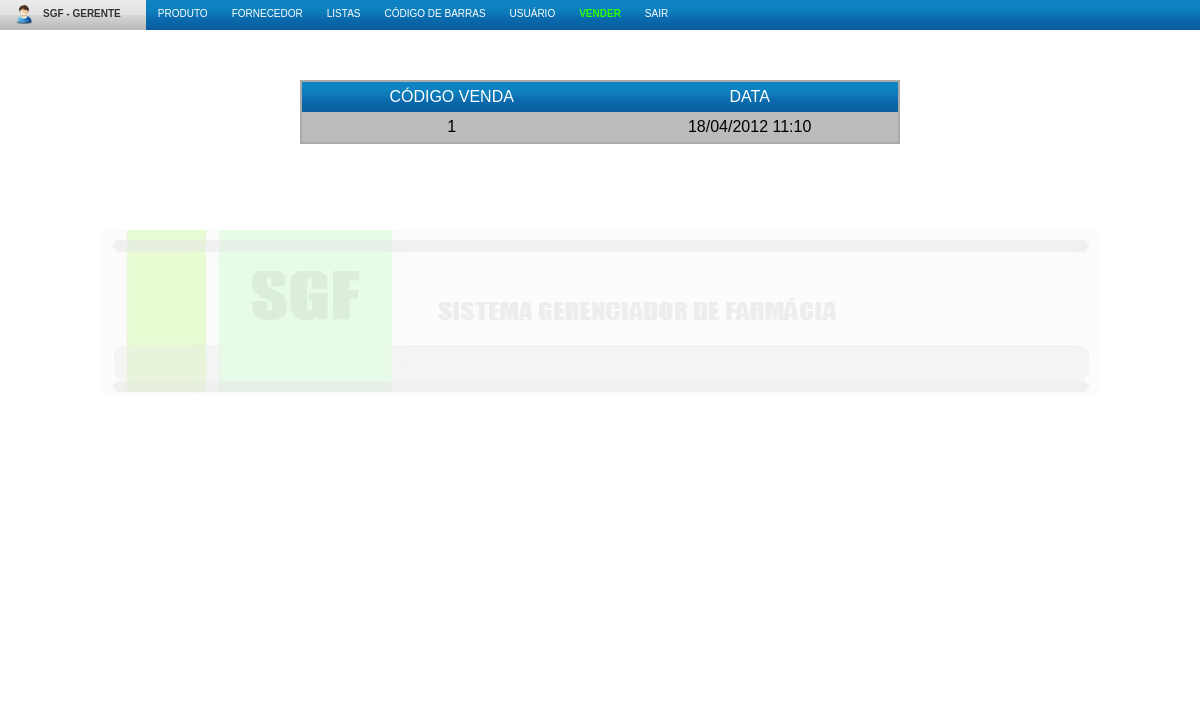
Page /main/listarVendas.php (signed in) on the earlier database version.
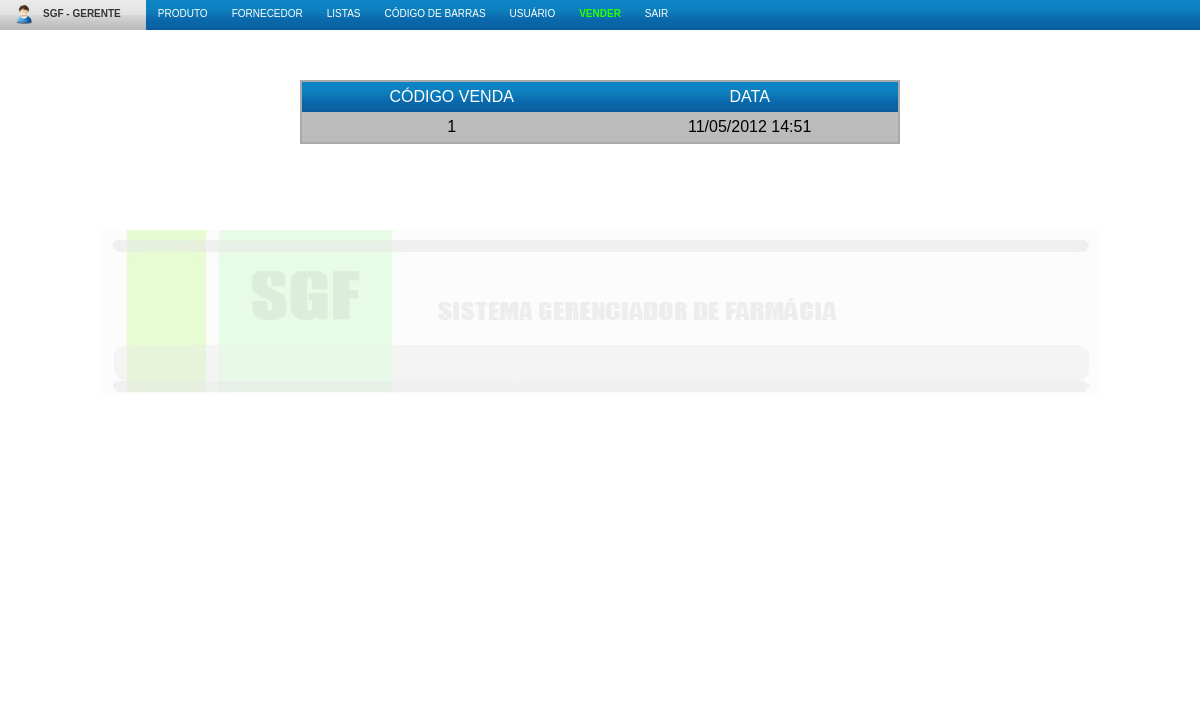
Same page on the later database version.
### tables this page shows
CREATE TABLE IF NOT EXISTS `venda` (
  `idVenda` int(11) NOT NULL AUTO_INCREMENT,
  `codVenda` int(11) NOT NULL,
  `idProduto` int(11) NOT NULL,
  `qtd` int(11) NOT NULL,
  `total` decimal(8,2) NOT NULL,
  `data` timestamp NOT NULL DEFAULT CURRENT_TIMESTAMP,
  `caminho` varchar(255) DEFAULT NULL,
  `finalizada` smallint(6) DEFAULT '0',
  PRIMARY KEY (`idVenda`)
);

### class/Venda.class.php (called while the page is built, shortened)
<?php
class Venda {
	public static function listarVendas(){
		$query = "SELECT * FROM venda GROUP BY codVenda ORDER BY data DESC";
		$res = mysql_query($query);
		return $res;
	}
}
?>

### main/listarVendas.php (the view, shortened to what this page needs)
<?php
include 'topo.php';
$doacao = Venda::listarVendas();
?>
<table cellpadding=0 cellspacing=0 class="tbl_listaProd">
	<thead>
		<tr>
                    <td>C&oacute;digo Venda</td>
                    <td>DATA</td>
		</tr>
	</thead>
	<tbody>
<?php
while($row = mysql_fetch_array($doacao)) {
	echo  "<tr>";
	 ?>
        <td><a href="#" onclick="verCupom('<?php echo $row['caminho']; ?>')"><?php echo $row['codVenda']; ?></a></td>
        <?php ;
        echo "<td>".date("d/m/Y H:i", strtotime($row['data']))."</td>";
	echo "</tr>";
}
?>
	</tbody>
</table>
<?php include 'rodape.php'; ?>

### main/topo.php (shortened to what this page needs)
<!DOCTYPE html>
<html>
    <head>
		<link href="../css/estilo.css" type="text/css" rel="stylesheet" media="all" />
		<link href="../css/autocomplete.css" type="text/css" rel="stylesheet" media="all" />
		<link href="../css/menu.css" type="text/css" rel="stylesheet" media="all" />
        <link rel="stylesheet" href="../js/calendario/css/redmond/jquery-ui-1.8.17.custom.css">
	</head>
        <body>
<?php include 'menu.php'; ?>
<div id="container">

### main/menu.php (shortened to what this page needs)
<div id="sup">
	<ul id="navmenu-h">
		<li>
                    <a href="home.php" class="sist">
                        <img src="../imagens/layout/aluno.png"/>SGF - <?php echo $_SESSION['usuario']['nome']?>
                    </a>
                </li>
		<?php
                    if( $_SESSION['usuario']['tipo'] == 1
                        or $_SESSION['usuario']['tipo'] == 2
                            or $_SESSION['usuario']['tipo'] == 3
                                or $_SESSION['usuario']['tipo'] == 4 ){
                ?>
		<li><a href="#" class="main">PRODUTO</a>
		</li>
                <?php
                    if( $_SESSION['usuario']['tipo'] == 1
                        or $_SESSION['usuario']['tipo'] == 2 ){
                            ?>
                <li><a href="cadFornecedor.php" class="main">FORNECEDOR</a>
		</li>
                <?php } ?>
		<li><a href="#" class="main">LISTAS</a>
		</li>
		<li><a href="#" class="main">C&oacute;digo de barras</a>
		</li>
                <?php
                    if( $_SESSION['usuario']['tipo'] == 1 ){
                ?>
                <li><a href="cadUsuario.php" class="main">USU&Aacute;RIO</a></li>
                <?php } ?>
                <?php } ?>
                <?php
                    if( $_SESSION['usuario']['tipo'] == 2 or $_SESSION['usuario']['tipo'] == 1 ){
                ?>
                <li><a href="venda.php" class="main" style="color: #2dff00; font-weight:bold;">VENDER</a></li>
                <?php } ?>
		<li><a class="sair" href="../function/logout.php">SAIR</a></li>
	</ul>
</div>

### main/rodape.php
		</div>
	</body>
</html>

### css/estilo.css (style rules this page uses)
body { text-align:center; margin:0; font: normal 16px tahoma, Arial, Helvetica, sans-serif; text-transform: uppercase; }
a, a:hover, a:visited { text-decoration: none; color: #000; }
#container { border:0px solid red; background: url(../imagens/fundoOpaco.jpg) no-repeat; background-position: 0 200px; width:1000px; height:655px; margin:0 auto; overflow: auto; }
table { margin: 0 auto; }
.tbl_cadProduto ,.tbl_altProduto, .tbl_entradaProd, .tbl_venda, .tbl_listaProd, .tbl_estoque { margin-top: 50px; }
.tbl_listaProd, .tbl_estoque, .tbl_vendaD { border:2px solid #aaa; }

### css/menu.css (style rules this page uses)
#sup { background: url('../imagens/layout/menu.png'); background-position:0px -90px; width: auto; height: 30px; margin: 0px 0px 0px 0px; padding: 0; border: 0; list-style: none; text-align: left; display: block; }
* { margin: 0; padding: 0; font-size: 100%; }
ul#navmenu-h { position: relative; margin: 0; padding: 0; border: 0; list-style: none; z-index: 7; }
ul#navmenu-h li { position: relative; float: left; display: inline; }
ul#navmenu-h a, ul#navmenu-h a.sist, ul#navmenu-h a.main , ul#navmenu-h a.sair, ul#navmenu-h li:hover li a, ul#navmenu-h li.iehover li a, ul#navmenu-h li:hover li:hover li a, ul#navmenu-h li.iehover li.iehover li a, ul#navmenu-h li:hover li:hover li:hover li a, ul#navmenu-h li.iehover li.iehover li.iehover li a { background: url('../imagens/layout/menu.png'); background-position:0px -60px; }
ul#navmenu-h a { color: #FFF; height: 30px; line-height: 30px; font: normal 10px tahoma, Arial, Helvetica, sans-serif; text-decoration: none; text-transform: uppercase; padding: 0px 12px; border: 0; float: left; display: block; }
ul#navmenu-h a, ul#navmenu-h li a, ul#navmenu-h li.iehover a { background: url('../imagens/layout/menu.png'); background-position:0px 0px; }
ul#navmenu-h li a { line-height: 28px; vertical-align: middle; }
ul#navmenu-h a.main, ul#navmenu-h a.sair, ul#navmenu-h a.sist { background: url('../imagens/layout/menu.png'); }
ul#navmenu-h a.main { background-position:0px -90px; }
ul#navmenu-h a.sair { background-position:0px -90px; }
ul#navmenu-h a.sist { background-position:0px -240px; color: #333; font-weight: bold; padding: 0px 25px 0px 15px; }
ul#navmenu-h li a.sist img { width: 20px; height: 20px; margin: 4px 8px 0px 0px; padding: 0; border: 0; float: left; }

### main/listarVendas.php (style rules this page uses)
#container { height: auto !important; }
.tbl_listaProd { display:block; }
.tbl_listaProd tr td { border: 1px solid #000; }
.tbl_listaProd thead { color: #000 !important; font-weight: bold !important; }
table { border: 0; width: 900px; }
table tr td { height: 30px; }
.tbl_listaProd { width:600px }

Differences in the rows shown:
removed venda: codVenda "1", data "18/04/2012 11:10"
added venda: codVenda "1", data "11/05/2012 14:51"
